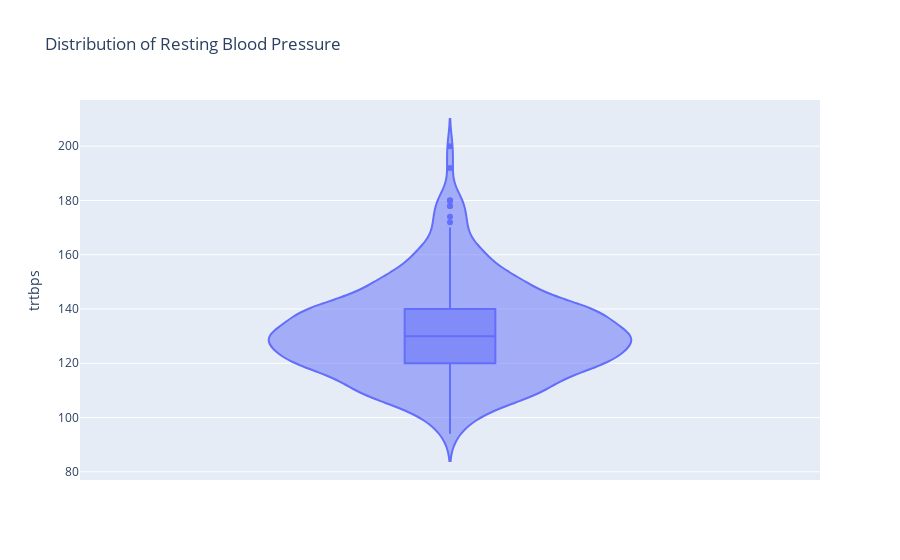

The code cell stored with this chart in its notebook:
### Markdown cell above
### Plot5. Violin Plot - Resting Blood Pressure

### Code cell
fig5 = px.violin(df, y="trtbps", title="Distribution of Resting Blood Pressure", box=True)
fig5.show()

### Figure 1 — Plotly figure (JSON) as saved in the notebook; plotly's stock layout.template omitted (floating-point values rounded to 4 significant figures; data arrays with more than 128 entries replaced by an {"elided": "..."} marker saying what was removed)
{"data": [{"alignmentgroup": "True", "box": {"visible": true}, "hovertemplate": "trtbps=%{y}<extra></extra>", "legendgroup": "", "marker": {"color": "#636efa"}, "name": "", "offsetgroup": "", "orientation": "v", "scalegroup": "True", "showlegend": false, "type": "violin", "x0": " ", "xaxis": "x", "y": {"elided": "303 int values"}, "y0": " ", "yaxis": "y"}], "layout": {"legend": {"tracegroupgap": 0}, "title": {"text": "Distribution of Resting Blood Pressure"}, "violinmode": "group", "xaxis": {"anchor": "y", "domain": [0, 1]}, "yaxis": {"anchor": "x", "domain": [0, 1], "title": {"text": "trtbps"}}}}
